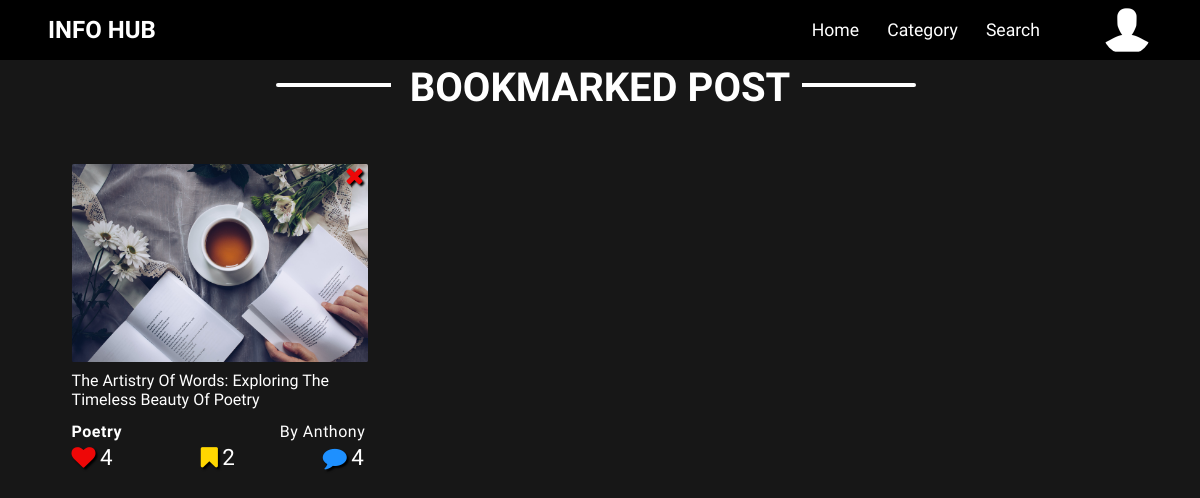
Screenshot of /bookmarked/ (signed in) with the database file from the repository.
### Users/models.py (models this page shows, shortened)
class Profile(models.Model):
    user = models.OneToOneField(User, on_delete=models.CASCADE)
    image = models.ImageField(default='Profile.png', upload_to='User_Profile_Picture')
    file_name = models.CharField(max_length=50, blank=True)
    age = models.CharField(max_length=3, default=18)

### blogApp/models.py (models this page shows, shortened)
class Post(models.Model):
    class NewManager(models.Manager):
        def get_queryset(self):
            return super().get_queryset() .filter(Status='published')
    options = (
        ('draft', 'Draft'),
        ('published', 'Published'),
    )
    Title = models.CharField(max_length=250)
    First_Name = models.CharField(max_length=15)
    Last_Name = models.CharField(max_length=15)
    Email = models.EmailField(max_length=30)
    slug = models.SlugField(max_length=250, unique_for_date='Publish', default='default')
    Publish = models.DateTimeField(default=timezone.now )
    Author = models.ForeignKey (User, on_delete=models.CASCADE, related_name='blog_posts')
    Content = models.TextField()
    Category = models.ForeignKey(Category, on_delete=models.PROTECT, default=1)
    Category_Tag = models.CharField(max_length=20, default='Default')
    Image = models.ImageField(upload_to=User_Directory_Path)
    Status = models.CharField(max_length=10, choices=options, default='draft')
    Objects = models.Manager() #default Manager
    Newmanager = NewManager() #custom manager
    likes_count = models.IntegerField(default='0')
    likes = models.ManyToManyField(User, related_name='like', default=None, blank=True)
    liked = models.BooleanField(default=False)
    bookmark_count =  models.IntegerField(default=0)
    bookmark = models.ManyToManyField(User, related_name='bookmark',default=None, blank=True )
    def get_absolute_url(self):
        return reverse('blogApp:Single_Post', args=[self.slug])
    class Meta:
        ordering = ('-Publish',)[:8]

### blogApp/views.py (the view)
# urls.py: path('bookmarked/', views.bookmarked, name='Bookmarked_Page'),
@login_required
def bookmarked(request):
    bookmarked_post = Post.Newmanager.annotate(num_comments=Count('Comment')).filter(bookmark = request.user)
    return render(request, 'blogApp/bookmark.html', {'bookmarked_post': bookmarked_post})

### blogApp/context_processor.py (called while the page is built)
def Category_List_Options(request):
    Category_List_Options = Category.objects.exclude(name='Default')
    return {'Category_List_Options' : Category_List_Options}

### blogApp/templates/blogApp/bookmark.html (shortened to what this page needs)
{% extends 'blogApp/Base.html' %}
{% load static %}
    {% block templates %}
<div class="Wrapper">
        <div class="Updates">
            <h1>Bookmarked  Post</h1>
        </div>
        <div class="Grid">
            {% for Bookmark in bookmarked_post %}
            <div class="Grid-Item">
                <div class="Card Bookmark">
                    <img  src="{{Bookmark.Image.url}}" alt="{{Bookmark.Category_Tag}}">
                        <a href="{{Bookmark.get_absolute_url}}"><p>{{ Bookmark.Title|truncatechars:65}}</p></a>
                        <div class="Card-Footer">
                                <h3>{{Bookmark.Category_Tag}}</h3>
                                <p>By {{Bookmark.Last_Name }}</p>
                        </div>
                        <div class="Reactions">
                            <div class="item Likes">
                                <i  class="fa fa-heart"></i>
                                <p>{{Bookmark.likes_count}}</p>
                            </div>
                             <div class="item Favourites">
                                <i  class="fa fa-bookmark"></i>
                                <p>{{Bookmark.bookmark_count}}</p>
                            </div>
                            <div class="item Comments">
                                <i  class="fa fa-comment"></i>
                                <p>{{Bookmark.num_comments}}</p>
                            </div>
                        </div>
                        <div class="Cancel_Bookmark">
                            <a href="{% url 'blogApp:Bookmark_Page' Bookmark.id %}">
                                <i  class="fa fa-times"></i>
                            </a>
                        </div>
                </div>
            </div>
            {% endfor %}
        </div>
</div>
{% endblock %}

### blogApp/templates/blogApp/Base.html (shortened to what this page needs)
{% load static %}
<!DOCTYPE html>
<html lang="en">
<head>
    <link rel="stylesheet" href="{% static 'css/Main.css' %}">
    <link rel="stylesheet" href="https://cdnjs.cloudflare.com/ajax/libs/font-awesome/4.7.0/css/font-awesome.min.css">
</head>
<body class="RemoveNav">
        <div class="wrapper">
            <nav>
                <h2>Info Hub</h2>
                    <ul>
                        <li><a href="{% url 'blogApp:Home_Page' %}">Home</a></li>
                        <li><a href="#" class="OpenCategoryList">Category</a></li>
                        <li><a href="#">Search</a></li>
                    </ul>
                    <img src="{{user.profile.image.url}}" alt="Default-Image"  class="MoreLink" >
            </nav>
            {% block templates %}
            {% endblock %}
        </div>
</body>
</html>

### blogApp/static/css/Main.css (style rules this page uses)
:root { --FS-Paragraph-xm: .5rem; --FS-Paragraph-md: .6rem; --FS-Paragraph-md2: .7rem; --FS-Paragraph-bg: .8rem; --FS-Paragraph-bg2: .9rem; --FS-Heading-xm: .5rem; --FS-Heading-md: .6rem; --FS-Heading-bg: .7rem; --FS-Heading-md2: .8rem; --FS-Heading-bg2: .9rem; --FS-Paragraph: 1rem; --FS-Paragraph2: 1.1rem; --FS-Paragraph3: 1.2rem; --FS-Paragraph4: 1.3rem; --FS-Heading1:clamp(.4rem, 1rem, 1.5rem); --FS-Small-Heading:1.1rem; --FS-Small-Heading2:1.2rem; --FS-Small-Heading3:1.3rem; --FS-Small-Heading4:1.4rem; --FS-Heading2: 1.5rem; --FS-Heading3: 1.7rem; --FS-Heading4: 2rem; }
* { padding: 0; margin: 0; box-sizing: border-box; }
body { background-color: #0b0b0bf2; }
a { text-decoration: none; color: #fff; cursor: pointer; }
nav { display: flex; justify-content: space-between; align-items: center; background-color: #000; color: #fff; padding: .3em 3em; position: fixed; top: 0; right: 0; left: 0; z-index: 1000 }
nav h2 { width: 100%; font-size: 1.5rem; font-weight: 900; font-family: 'Oswald', sans-serif; text-transform: uppercase; }
nav ul { width: 100%; list-style: none; display: flex; justify-content: flex-end; padding: 0 3em; }
nav ul li:nth-child(3) { display: flex; align-items: center; }
nav ul li { position: relative; padding: 0 .8em; font-family: 'Oswald', sans-serif; font-size: 1.1rem; text-transform: capitalize; transition: transform 0.3s; }
nav img { width: 50px; height: 50px; border-radius: 50%; cursor: pointer; }
.Updates { display: flex; flex-direction: row; justify-content: center; align-items: center; margin-top: 4em; color: #fff; }
.Updates h1 { font-size:var(--FS-Heading2); font-family: 'Oswald', sans-serif; text-transform: uppercase; position: relative; }
.Updates h1::after { content: ""; position: absolute; top:40%; left: -35%; height: 10%; width: 30%; background-color: #fff; border-bottom-left-radius: .1em; border-top-left-radius: .1em; }
.Updates h1::before { content: ""; position: absolute; top:40%; right: -33%; height: 10%; width: 30%; background-color: #fff; border-bottom-right-radius: .1em; border-top-right-radius: .1em; }
.Grid-Item { width: 100%; padding: .5em .8em; }
.Grid { display: grid; width: 95%; margin: .8em auto; grid-template-columns: repeat(3, 1fr); }
.Card { margin: 1.3em; background-color: transparent; padding: .7em .5em; border-radius: .3em; color: #fff; }
.Card img { border-radius: .1em; display: flex; object-fit: contain; width: 100%; height: 100%; }
.Card a { font-size:var(--FS-Heading1); font-family: 'Oswald', sans-serif; text-transform: capitalize; }
.Card a p { font-size: var(--FS-Paragraph); padding: .6em 0 .1em 0; }
.Card-Footer { display: flex; flex-direction: row; justify-content: space-between; letter-spacing: .5px; align-items: center; margin: .7em 0 0 0 ; }
.Card-Footer p, h3 { font-size:var(--FS-Heading1); font-family: 'Oswald', sans-serif; text-transform: capitalize; }
.Reactions,.Reaction_Info { display: flex; justify-content: space-between; align-items: center; margin: .2em 0; position: relative; color: #fff; }
.item, .Item_Info { display: flex; justify-content: center; align-items: center; }
.item i { font-size: 1.5rem; cursor: pointer; color:#fff; transition: .5s ease-in-out; }
.item p { font-size: 1.4rem; padding-left: .3em; }
.Item_Info span, p { font-family: 'Teko', sans-serif; font-size:1.2rem; margin-right: .2em; }
.Likes i { text-shadow: 2px 2px 2px #000; }
.Favourites i { color: #FFD700 ; text-shadow: 2px 2px 2px #000; }
.item { display: flex; justify-content: center; align-items: center; }
.item p { padding-left: .2em; font-family: 'Teko', sans-serif; }
.Comments i { color: #1E90FF; text-shadow: 2px 2px 2px #000; }
.Likes i { color:#ee0707; text-shadow: 2px 2px 2px #000; }
::placeholder { color: #000; font-family: 'Teko', sans-serif; font-size:var(--FS-Paragraph); }
.Bookmark { position: relative; }
.Cancel_Bookmark { position: absolute; top:3%; right: 4%; }
.Cancel_Bookmark a i { color: #ee0707; font-size: 1.5rem; text-shadow: 2px 2px 2px #000; }
.Wrapper { margin-top: 4em; position: relative; }
.Wrapper h1 { font-family: 'Teko', sans-serif; font-size: var(--FS-Heading5); text-transform: uppercase; text-align: center; color: #fff; }

### rows the page displays
Post: Image (picture), Title "The Artistry Of Words: Exploring The Timeless Beauty Of Poetry", Category_Tag "Poetry", Last_Name "Anthony", likes_count "4", bookmark_count "2", num_comments "4"
